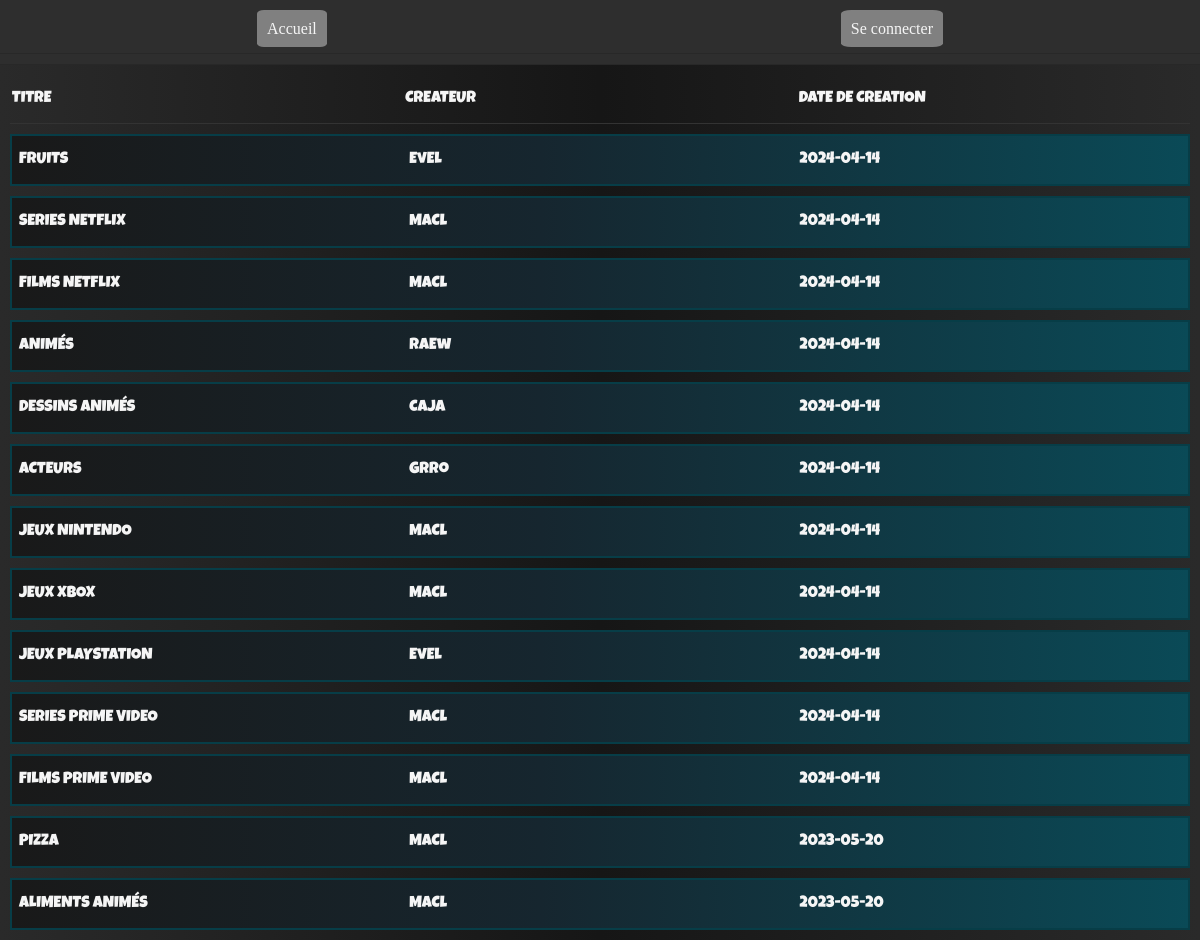
The page / on the database its author committed.
### tables this page shows
CREATE TABLE `debat` (
  `debatId` int NOT NULL AUTO_INCREMENT,
  `debatTitre` varchar(255) DEFAULT NULL,
  `debatNote` int DEFAULT NULL,
  `userId` int DEFAULT NULL,
  `debatDate` date DEFAULT NULL,
  PRIMARY KEY (`debatId`),
  KEY `userId` (`userId`),
  CONSTRAINT `debat_ibfk_1` FOREIGN KEY (`userId`) REFERENCES `users` (`userId`)
);

CREATE TABLE `users` (
  `userId` int NOT NULL AUTO_INCREMENT,
  `userNom` varchar(255) DEFAULT NULL,
  `userPrenom` varchar(255) DEFAULT NULL,
  `userPseudo` varchar(255) DEFAULT NULL,
  `userEmail` varchar(255) DEFAULT NULL,
  `userMotdepasse` varchar(255) DEFAULT NULL,
  PRIMARY KEY (`userId`)
);

### Model/sujetsModel.php (called while the page is built, shortened)
 <?php
function RecupSujets($pdo)
{
    try {
        $query = "select * from debat inner join users on debat.userId = users.userId";
        $recupSujets = $pdo->prepare($query);
        $recupSujets->execute();
        $debats=$recupSujets->fetchAll();
        return $debats;
    } catch (PDOException $e){
        $message = $e->getMessage();
        die($message);
    }
}

### Templates/sujets/voirTousLesSujets.php (the view, shortened to what this page needs)
<div class="flex justify-content-space-around recherche">
</div>
<div class="st flex justify-content-space-around">
        <div class="elementSujetAccueil flex center">
            <p>TITRE</p>
        </div>
        <div class="elementSujetAccueil flex center">
            <p>CREATEUR</p>
        </div>
        <div class="elementSujetAccueil flex center">
            <p>DATE DE CREATION</p>
        </div>
</div>
<?php foreach ($debats as $debat) : ?>
    <a href="sujet?debatId=<?= $debat->debatId ?>">
        <div class="sujet flex justify-content-space-around">
            <div class="elementSujetAccueil flex center">
                <p class="uppercase"><?= $debat->debatTitre ?></p>
            </div>
            <div class="elementSujetAccueil flex center">
                <p><?= $debat->userPseudo ?></p>
            </div>
            <div class="elementSujetAccueil flex center">
                <p><?= $debat->debatDate ?></p>
            </div>
        </div>
    </a>
<?php endforeach ?>

### index.php (shortened to what this page needs)
<?php
    require_once "Config/databaseConnexion.php";
?>
<!DOCTYPE html>
<html lang="fr">
<head>
    <link rel="stylesheet" href="CSS/style.css">
</head>
<body>
    <header>
        <div class="menu flex justify-content-space-around">
            <div class="menug flex">
                <li class="menuLi">
                    <a href="/" class="menuA">
                        Accueil
                    </a>
                </li>
            </div>
            <div class="flex">
                <li class="menuLi">
                    <?php if(isset($_SESSION['user'])) : ?>
                        <a href="deconnexion" class="menuA">
                            Se déconnecter
                        </a>
                    <?php else : ?>
                        <a href="connexion" class="menuA">
                            Se connecter
                        </a>
                    <?php endif ?>
                </li>
            </div>
        </div>
    </header>
    <main>
    <?php
        require_once "Controller/sujetsController.php";
    ?>
    </main>
</body>
</html>

### Controller/sujetsController.php (shortened to what this page needs)
<?php
require_once "Model/sujetsModel.php";
$uri = $_SERVER['REQUEST_URI'];
if($uri === '/index.php' || $uri === '/'){
    $debats = RecupSujets($pdo);
    require_once "Templates/sujets/voirTousLesSujets.php";
}

### CSS/style.css (style rules this page uses)
body { background: rgb(42,42,42); background: linear-gradient(90deg, rgba(42,42,42,1) 0%, rgba(22,22,22,1) 50%, rgba(42,42,42,1) 100%, rgba(25,25,25,1) 100%); color:whitesmoke; margin: auto; }
.flex { display:flex; }
.justify-content-space-around { justify-content: space-around; }
.menuLi { list-style: none; }
.menu { padding-bottom: 15px; padding-top: 20px; background: rgb(46, 46, 46) ; height: 10%; }
.menuA { margin: 10px; color: whitesmoke; border-radius: 10%; padding: 10px; background: gray; }
.sujet { background: rgb(25,25,25); background: linear-gradient(90deg, rgba(25,25,25,1) 0%, rgba(22,38,47,1) 45%, rgba(10,74,87,1) 100%); margin: 10px; padding-left: 5px; border: solid 2px rgb(7,61,71); }
a { text-decoration: none; color: whitesmoke; }
.uppercase { text-transform: uppercase; }
.elementSujetAccueil { font-family: 'Luckiest Guy', cursive; width: 33%; }
.center { text-align: left; }
.recherche { padding-top: 5px; padding-bottom: 5px; background: rgb(46, 46, 46) ; border-bottom: 1px solid rgb(40, 40, 40); border-top: 1px solid rgb(40, 40, 40); }
.st { margin: 10px; border-bottom: 1px solid rgb(51, 51, 51); }

### rows shown on the page
debat: debatTitre "FRUITS", userId.userPseudo "EvEl", debatDate "2024-04-14"
debat: debatTitre "SERIES NETFLIX", userId.userPseudo "MaCl", debatDate "2024-04-14"
debat: debatTitre "FILMS NETFLIX", userId.userPseudo "MaCl", debatDate "2024-04-14"
debat: debatTitre "ANIMÉS", userId.userPseudo "RaEw", debatDate "2024-04-14"
debat: debatTitre "DESSINS ANIMÉS", userId.userPseudo "CaJa", debatDate "2024-04-14"
debat: debatTitre "ACTEURS", userId.userPseudo "GrRo", debatDate "2024-04-14"
debat: debatTitre "JEUX NINTENDO", userId.userPseudo "MaCl", debatDate "2024-04-14"
debat: debatTitre "JEUX XBOX", userId.userPseudo "MaCl", debatDate "2024-04-14"
debat: debatTitre "JEUX PLAYSTATION", userId.userPseudo "EvEl", debatDate "2024-04-14"
debat: debatTitre "SERIES PRIME VIDEO", userId.userPseudo "MaCl", debatDate "2024-04-14"
debat: debatTitre "FILMS PRIME VIDEO", userId.userPseudo "MaCl", debatDate "2024-04-14"
debat: debatTitre "PIZZA", userId.userPseudo "MaCl", debatDate "2023-05-20"
debat: debatTitre "ALIMENTS ANIMÉS", userId.userPseudo "MaCl", debatDate "2023-05-20"
